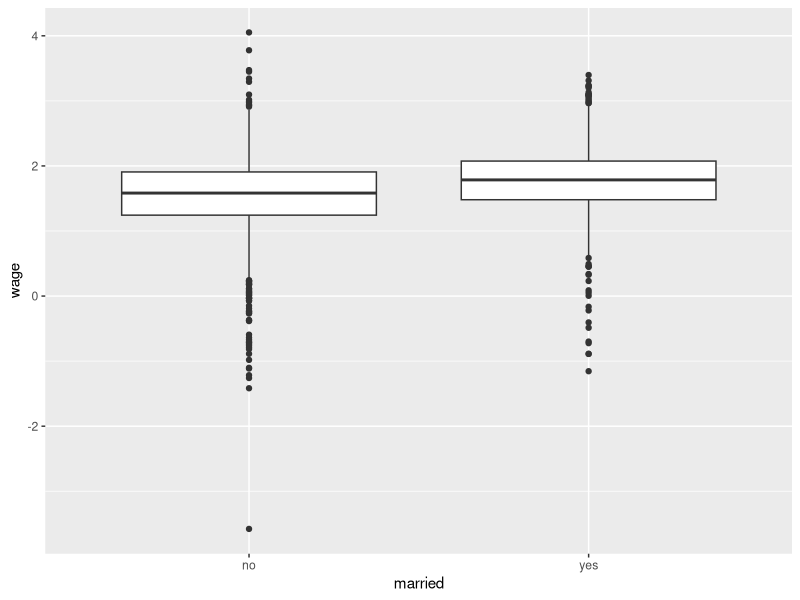
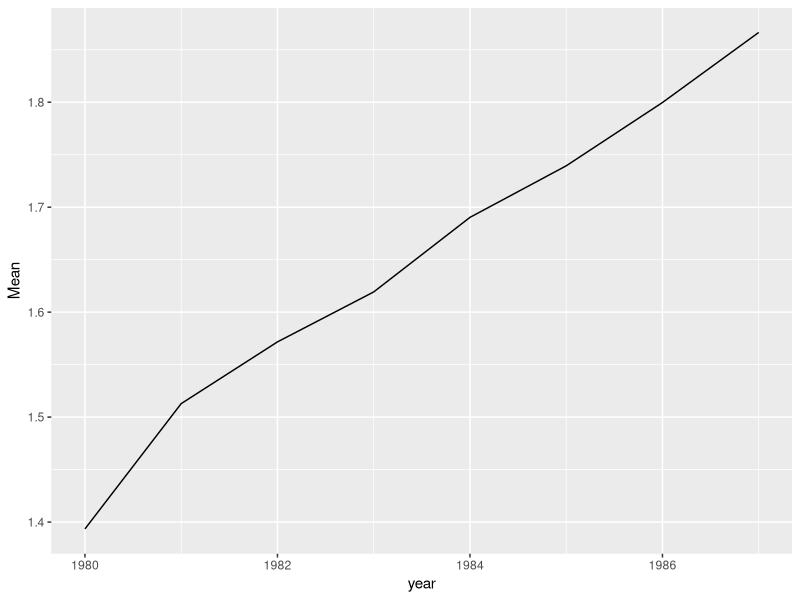
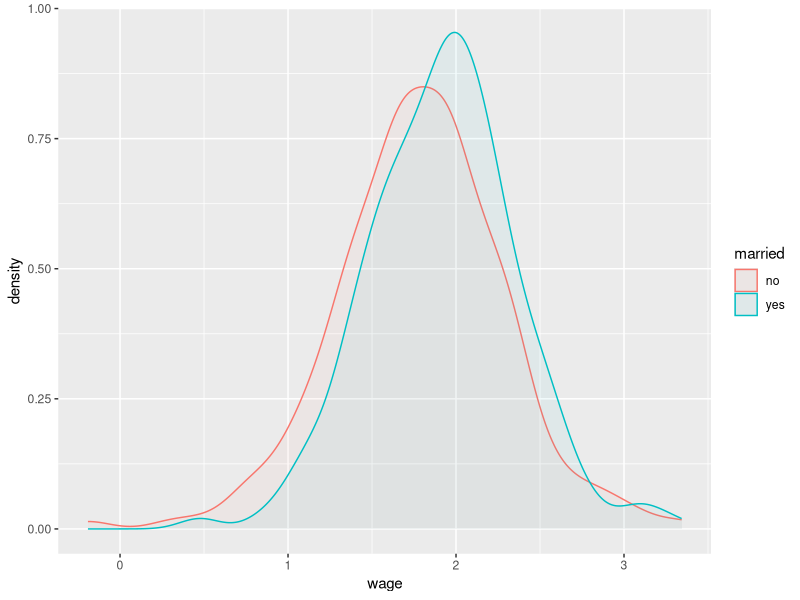
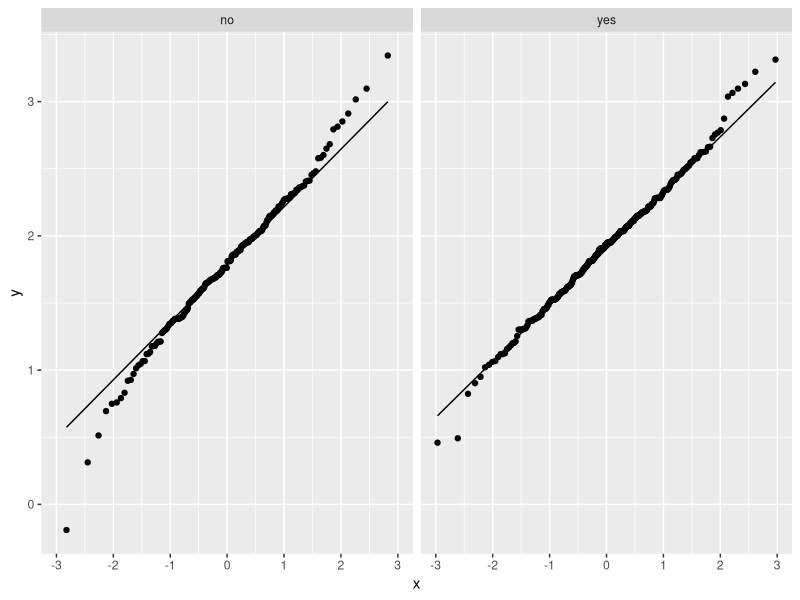
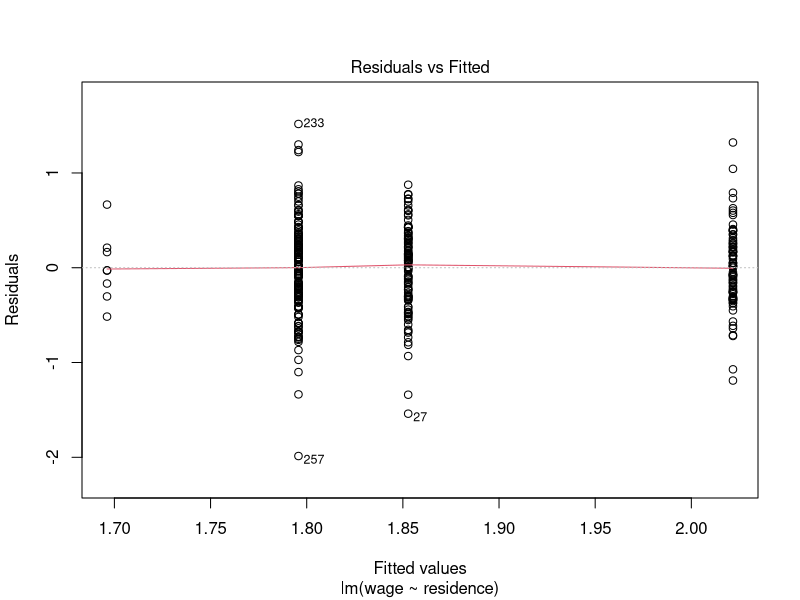
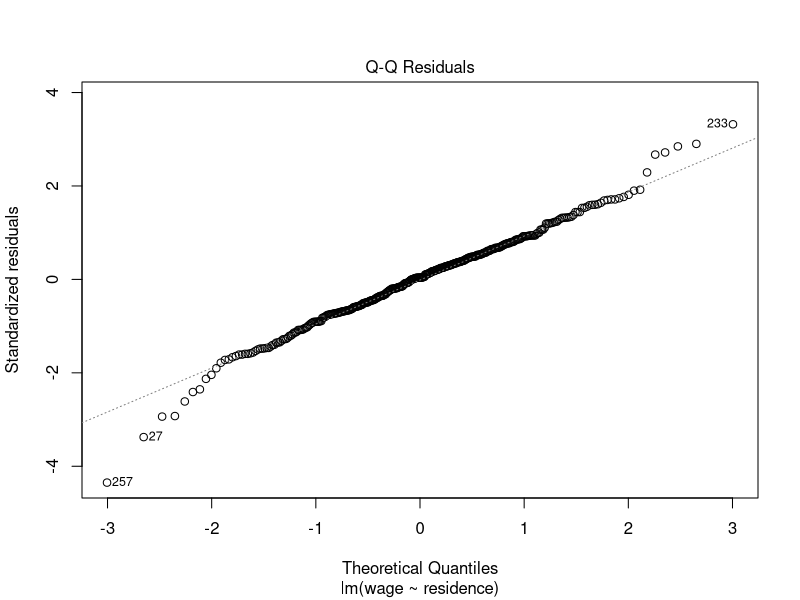
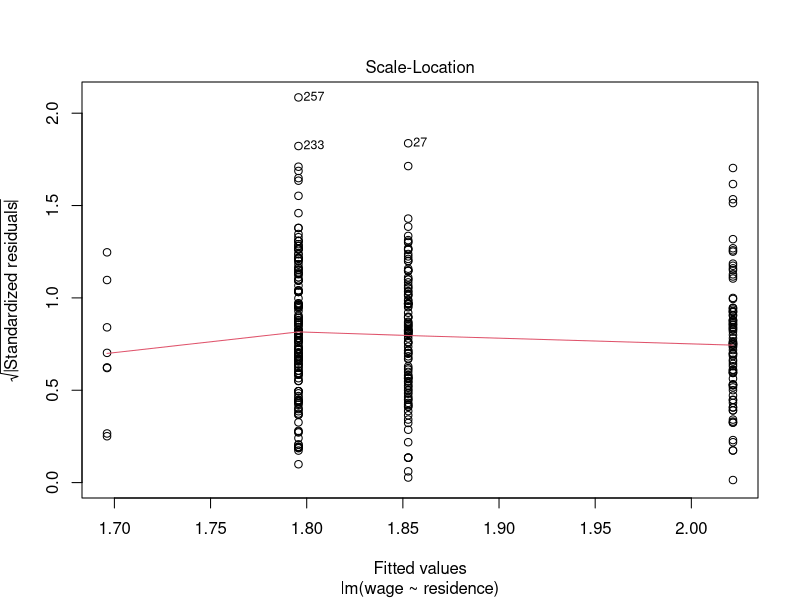
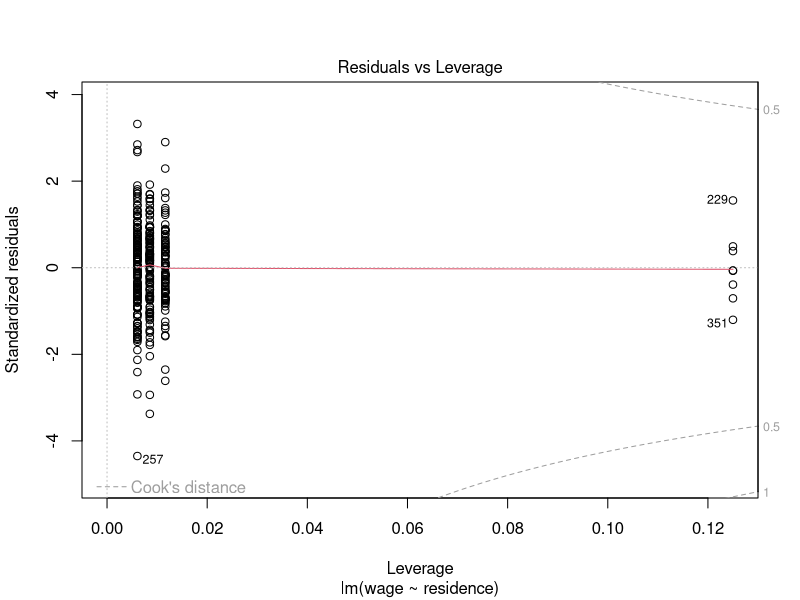

The R script that drew these images, in order:
## ---- chunk 1
setwd("C:/Users/Owner/Documents/R/BIOL 312 Biostatistics for Bioinformatics/Final Project")

cat("\014") # Clears Console
rm(list=ls()) # Clears Environment
dev.off() # Clears Plots
graphics.off() # Clears Plots if first one didn't work.
## ---- chunk 2
library(tidyverse)
library(dplyr)
library(modelr)
## ---- chunk 3
rm(list=ls()) # Clears Environment
Males <- read_csv("Males.csv")
## ---- chunk 4
Males <- Males %>% 
  rename(Person_ID = "nr",
         experience = "exper",
         ethnicity = "ethn",
         married = "maried",
         union_membership = "union")
## ---- chunk 5
#Males<- tidy(Males)
## ---- chunk 6
Males %>% 
  ggplot(aes(x = married,
             y = wage))+
  geom_boxplot()
## ---- chunk 7
temp <- Males %>%
  replace_na() %>%
  filter(year == "1980")

mean(temp$wage)

Males %>% 
  replace_na() %>% 
  filter(year == "1980") %>% 
  select(wage) %>% 
  summary()
## ---- chunk 8
Males %>% 
  group_by(year) %>% 
  summarize(Mean = mean(wage)) %>% 
  ggplot(aes(x = year,
             y = Mean))+
  geom_line()
## ---- chunk 9
males1987 <- Males %>%
  filter(year == 1987)

males1987 %>%
  ggplot(aes(wage, color = married, fill = married)) + 
  geom_density(alpha = 0.05)

males1987 %>%
  group_by(married) %>%
  summarise(variance = var(wage))

males1987 %>%
  ggplot(aes(sample = wage)) +
  geom_qq() +
  geom_qq_line() + 
  facet_wrap(~married)
## ---- chunk 10
t.test(wage ~ married, data = males1987, var.equal = TRUE)
## ---- chunk 11
noNAResidence <- males1987 %>%
  drop_na(residence)

residenceModel <- lm(wage ~ residence, data = noNAResidence)
plot(residenceModel)

anova(residenceModel)
## ---- chunk 12
TukeyHSD(aov(residenceModel))
plot(TukeyHSD(aov(residenceModel)))
## ---- chunk 13
wageModel <- lm(wage ~ experience, data = males1987)
## ---- chunk 14
# checking the assumptions
plot(wageModel)

# add residuals to the data set
males1987 <- males1987 %>%
  add_residuals(wageModel, var = "resid_mod1") %>% 
  add_predictions(wageModel, var = "pred_mod1")

males1987 %>%
  ggplot(aes(resid_mod1, wage)) +
  geom_point()
## ---- chunk 15
summary(wageModel)
